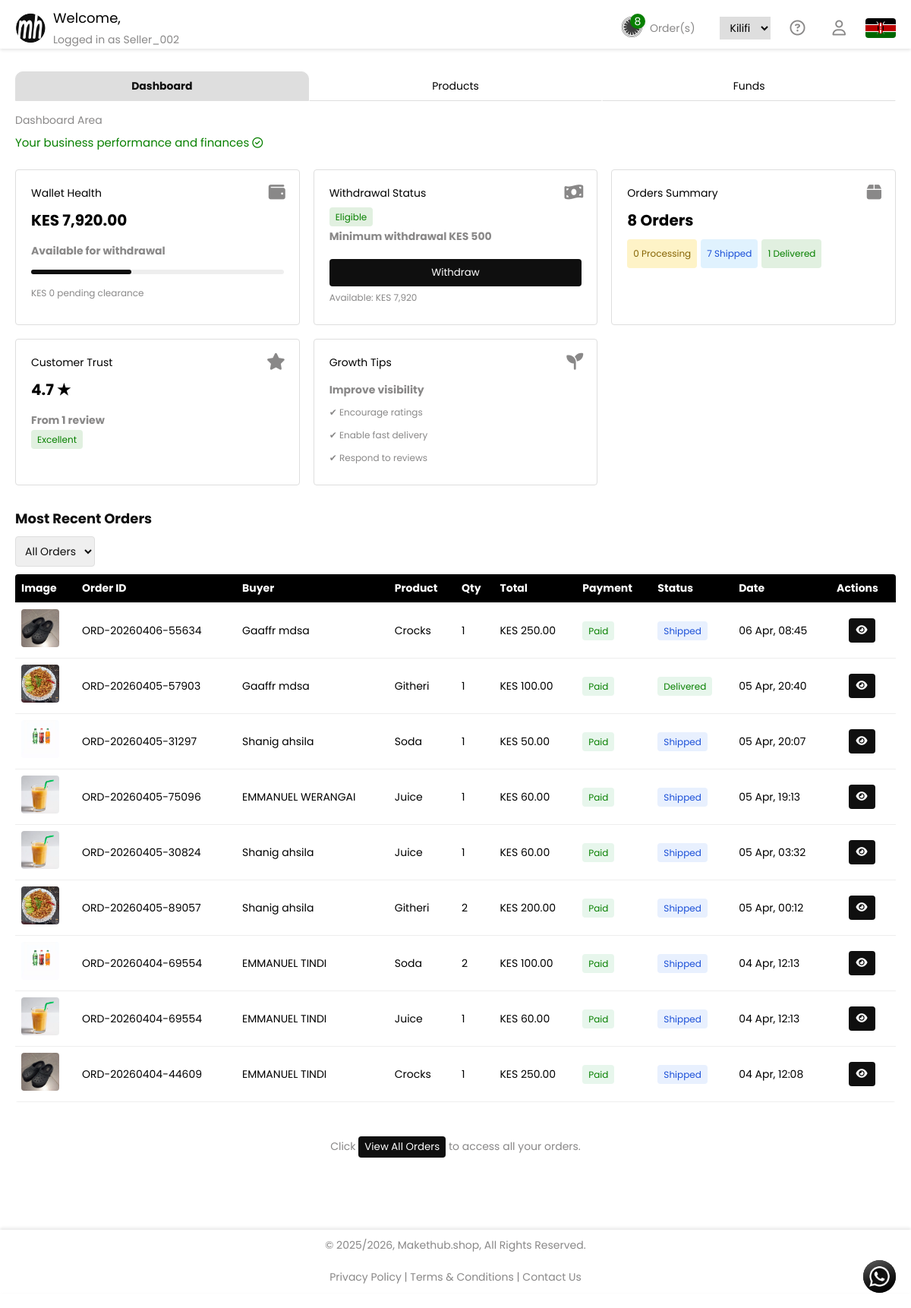
The app's page /propertyOwnerPage.php (signed in), older data.
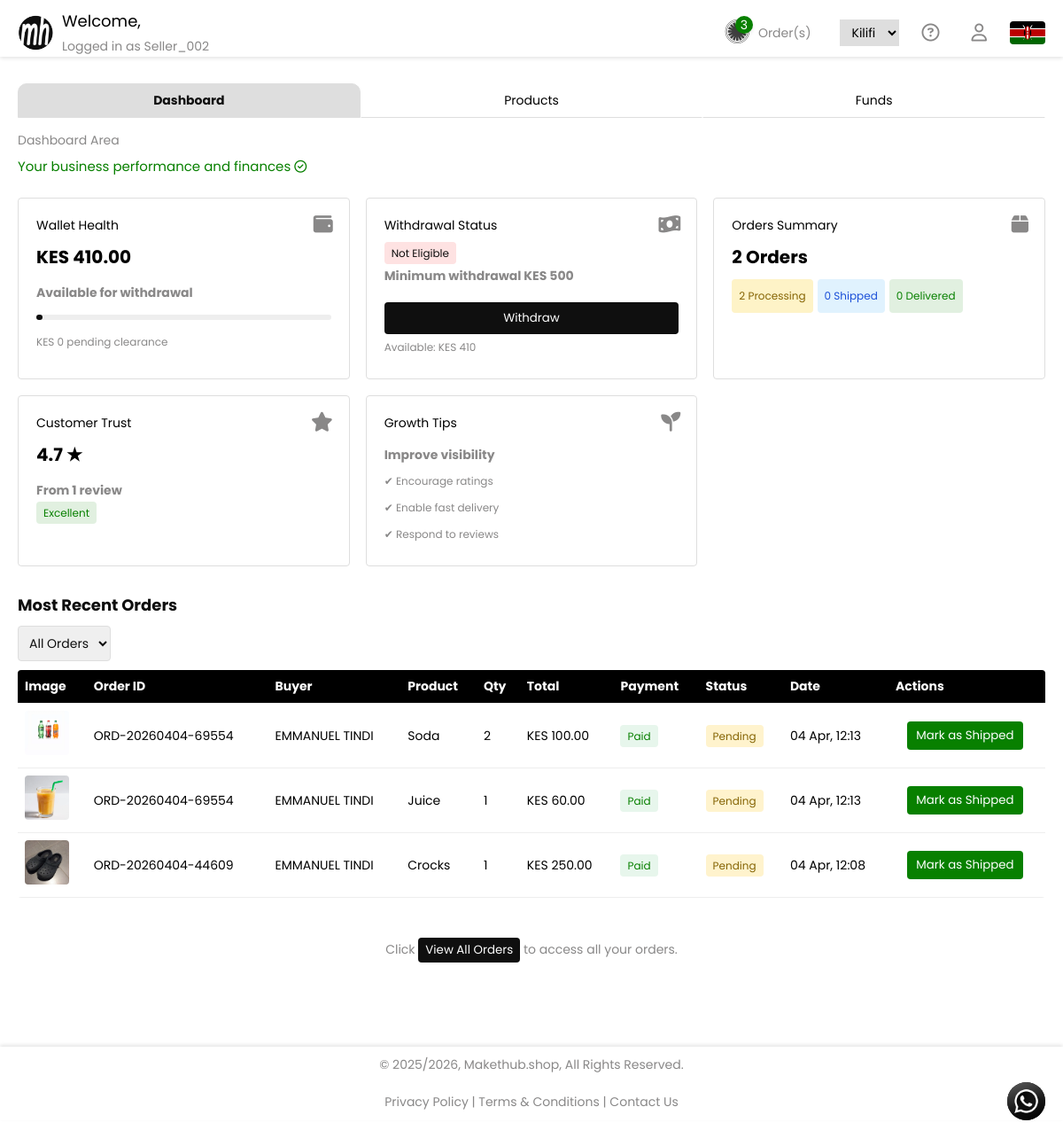
The same page, newer data.
### tables this page shows
CREATE TABLE `users` (
  `user_id` int(11) NOT NULL,
  `full_name` varchar(100) DEFAULT NULL,
  `username` varchar(100) NOT NULL,
  `email` varchar(255) NOT NULL,
  `phone` varchar(50) NOT NULL,
  `profile_image` varchar(255) DEFAULT NULL,
  `bio` text DEFAULT NULL,
  `password` varchar(255) NOT NULL,
  `account_type` enum('buyer','seller','sales_agent','administrator','property_owner') NOT NULL,
  `is_verified` tinyint(1) DEFAULT 0,
  `status` enum('active','suspended') DEFAULT 'active',
  `country` varchar(100) NOT NULL DEFAULT 'Kenya',
  `county` varchar(100) NOT NULL,
  `ward` varchar(100) NOT NULL,
  `address` varchar(150) DEFAULT NULL,
  `business_name` varchar(50) DEFAULT NULL,
  `business_model` varchar(50) DEFAULT NULL,
  `business_type` varchar(50) DEFAULT NULL,
  `market_scope` varchar(50) DEFAULT NULL,
  `created_at` timestamp NOT NULL DEFAULT current_timestamp(),
  `updated_at` timestamp NULL DEFAULT NULL,
  `agency_code` varchar(50) DEFAULT NULL,
  `referred_by` int(11) DEFAULT NULL,
  `agent_activated_at` datetime DEFAULT NULL,
  `subscription_expires_at` datetime DEFAULT NULL,
  `must_change_password` tinyint(1) DEFAULT 0,
  `economic_period_count` int(11) DEFAULT NULL,
  `is_system` tinyint(1) DEFAULT 0
);

CREATE TABLE `wallets` (
  `wallet_id` int(11) NOT NULL,
  `user_id` int(11) NOT NULL,
  `wallet_type` enum('sales','agency','sales_agent','property_owner','administrator','buyer','seller') NOT NULL,
  `balance` decimal(12,2) DEFAULT 0.00,
  `total_transacted` decimal(12,2) DEFAULT 0.00,
  `created_at` timestamp NULL DEFAULT current_timestamp(),
  `updated_at` timestamp NULL DEFAULT current_timestamp() ON UPDATE current_timestamp()
);

CREATE TABLE `order_items` (
  `item_id` int(11) NOT NULL,
  `order_id` int(11) NOT NULL,
  `product_id` int(11) NOT NULL,
  `seller_id` int(11) NOT NULL,
  `quantity` int(11) NOT NULL,
  `price` decimal(10,2) NOT NULL,
  `subtotal` decimal(10,2) NOT NULL,
  `order_status` enum('pending','processing','shipped','delivered','cancelled') DEFAULT 'pending',
  `shipped_at` datetime DEFAULT NULL,
  `delivered_at` datetime DEFAULT NULL,
  `payment_status` enum('pending','paid','failed') DEFAULT 'pending'
);

CREATE TABLE `productservicesrentals` (
  `product_id` int(11) NOT NULL,
  `user_id` int(11) NOT NULL,
  `product_name` varchar(255) NOT NULL,
  `category` varchar(100) NOT NULL,
  `price` decimal(10,2) NOT NULL,
  `stock_quantity` int(11) NOT NULL DEFAULT 0,
  `image_path` varchar(255) NOT NULL,
  `image_hash` varchar(32) DEFAULT NULL,
  `image_width` int(11) DEFAULT NULL,
  `image_height` int(11) DEFAULT NULL,
  `image_size_kb` int(11) DEFAULT NULL,
  `image_format` varchar(20) DEFAULT NULL,
  `status` enum('active','inactive') DEFAULT 'active',
  `created_at` timestamp NOT NULL DEFAULT current_timestamp(),
  `updated_at` timestamp NOT NULL DEFAULT current_timestamp() ON UPDATE current_timestamp(),
  `image_phash` varchar(32) DEFAULT NULL
);

CREATE TABLE `orders` (
  `order_id` int(11) NOT NULL,
  `order_code` varchar(50) DEFAULT NULL,
  `buyer_id` int(11) NOT NULL,
  `total_amount` decimal(10,2) NOT NULL,
  `created_at` timestamp NOT NULL DEFAULT current_timestamp()
);

### propertyOwnerPage.php (the view, shortened to what this page needs)
<?php
require_once 'connection.php';
$user_id = $_SESSION['user_id'];
function formatDate($date) {
    $timestamp = strtotime($date);
    $oneYear = 31536000;
    if (time() - $timestamp < $oneYear) {
        return date("d M, H:i", $timestamp);
    } else {
        return date("d M Y", $timestamp);
    }
}
function formatToK($number) {
  return number_format($number);
}
$query = "SELECT username, profile_image, county FROM users WHERE user_id = ? LIMIT 1";
$stmt = $conn->prepare($query);
$stmt->bind_param("i", $user_id);
$stmt->execute();
$result = $stmt->get_result();
$username = "User";
$profileImage = null;
$county = "Kilifi";
if ($result && $result->num_rows === 1) {
    $user = $result->fetch_assoc();
    if (!empty($user['username'])) {
        $username = $user['username'];
    }
    $profileImage = $user['profile_image'] ?? null;
    $county = $user['county'] ?? $county;
}
$username = trim($username);
$formattedUsername =
    strtoupper(substr($username, 0, 1)) .
    strtolower(substr($username, 1));
$safeUsername = htmlspecialchars($formattedUsername, ENT_QUOTES, 'UTF-8');
$defaultAvatar = "Images/Makethub Logo.avif";
if (!empty($profileImage) && file_exists($profileImage)) {
    $safeProfileImage = htmlspecialchars($profileImage, ENT_QUOTES, 'UTF-8');
} else {
    $safeProfileImage = $defaultAvatar;
}
$sellerOrders = [];
$stmt = $conn->prepare("
  SELECT
    o.order_id,
    o.order_code,
    o.created_at,
    u.full_name AS buyer_name,
    oi.item_id,
    oi.product_id,
    oi.quantity,
    oi.price,
    oi.subtotal,
    oi.order_status,
    oi.shipped_at,
    oi.delivered_at,
    oi.payment_status,
    p.product_name,
    p.image_path,
    (oi.quantity * oi.price) AS seller_total
  FROM order_items oi
  JOIN orders o ON oi.order_id = o.order_id
  JOIN users u ON o.buyer_id = u.user_id
  JOIN productservicesrentals p ON oi.product_id = p.product_id
  WHERE oi.seller_id = ?
  ORDER BY o.created_at DESC
");
$stmt->bind_param("i", $user_id);
$stmt->execute();
$result = $stmt->get_result();
if ($result) {
  while ($row = $result->fetch_assoc()) {
      $sellerOrders[] = $row;
  }
}
$countStmt = $conn->prepare("
    SELECT COUNT(*) AS activeOrders
    FROM order_items
    WHERE seller_id = ? AND order_status != 'delivered'
");
$countStmt->bind_param("i", $user_id);
$countStmt->execute();
$countResult = $countStmt->get_result();
$activeOrders = 0;
if ($countResult && $countResult->num_rows === 1) {
    $row = $countResult->fetch_assoc();
    $activeOrders = (int)$row['activeOrders'];
}
$displayCount = $activeOrders > 9 ? "9+" : $activeOrders;
$walletType = 'seller';
$stmt = $conn->prepare("
  SELECT balance
  FROM wallets
  WHERE user_id = ? AND wallet_type = ?
  LIMIT 1
");
$stmt->bind_param("is", $user_id, $walletType);
$stmt->execute();
$stmt->bind_result($walletBalance);
$minWithdrawal = 500;
$isEligible = $walletBalance >= $minWithdrawal;
$withdrawStatus = $isEligible ? "Eligible" : "Not Eligible";
$withdrawClass = $isEligible ? "green" : "red";
$stmt = $conn->prepare("
  SELECT
    COUNT(DISTINCT oi.order_id) AS total_orders,
    COUNT(DISTINCT CASE WHEN oi.order_status = 'pending' THEN oi.order_id END) AS processing_orders,
    COUNT(DISTINCT CASE WHEN oi.order_status = 'shipped' THEN oi.order_id END) AS shipped_orders,
    COUNT(DISTINCT CASE WHEN oi.order_status = 'delivered' THEN oi.order_id END) AS delivered_orders
  FROM order_items oi
  WHERE oi.seller_id = ?
");
$stmt->bind_param("i", $user_id);
$stmt->execute();
$result = $stmt->get_result();
$row = $result->fetch_assoc();
$totalOrders      = $row['total_orders'] ?? 0;
$processingOrders = $row['processing_orders'] ?? 0;
$shippedOrders    = $row['shipped_orders'] ?? 0;
$deliveredOrders  = $row['delivered_orders'] ?? 0;
?>
<!DOCTYPE html>
<html lang="en">
<head>
  <link rel="stylesheet" href="assets/css/general.css">
  <link rel="stylesheet" href="https://cdnjs.cloudflare.com/ajax/libs/font-awesome/6.5.1/css/all.min.css">
</head>
<body>
  <div class="container">
    <header class="pgHeader">
      <section>
        <div class="sContainer">
          <img src="<?php echo $safeProfileImage; ?>" alt="Profile" class="avatar-img">
          <p class="wcmTxt">
            Welcome,<br>
            <span>Logged in as <?php echo $safeUsername; ?></span>
          </p>
        </div>
        <div class="rhs">
          <a class="lkOdr" onclick="toggleSellerOrdersTrack()">
            <div class="odrIconDiv">
              <i class="fa-brands fa-first-order-alt"></i>
              <p><?= $displayCount ?></p>
            </div>
            <p>Order(s)</p>
          </a>
          <select name="county" id="ward">
            <option value="<?= htmlspecialchars($county) ?>" selected>
              <?= htmlspecialchars($county) ?>
            </option>
          </select>
          <a href="helpCentre.php" class="help-icon">
            <i class="fa-regular fa-circle-question"></i>
          </a>
          <div class="profile-icon">
            <i class="fa-regular fa-user" onclick="toggleProfileOption()"></i>
          </div>
          <img src="Images/Kenya Flag.png" alt="Kenya Flag" width="40">
        </div>
      </section>
    </header>
    <div id="whatsapp-button" onclick="toggleWhatsAppChat()">
      <img src="Images/Makethub WhatsApp Icon.avif" width="45" alt="Chat with us on WhatsApp">
    </div>
    <main class="buyerMain" id="sellerMain">
      <div class="tabs-container" id="toggleMarketTypeTab">
        <div class="tabs">
          <button class="tab-btn" data-tab="dashboard">Dashboard</button>
          <button class="tab-btn" data-tab="products">Products</button>
          <button class="tab-btn" data-tab="funds">Funds</button>
        </div>
        <div class="tab-content">
          <div id="dashboard" class="tab-panel">
            <p>Dashboard Area <br><strong>Your business performance and finances <i class="fa-regular fa-circle-check"></i></strong></p>
            <div class="containerInner">
              <div class="grid">
                <div class="card">
                  <i class="fa fa-wallet icon"></i>
                  <h3>Wallet Health</h3>
                  <div class="stat">KES <?= number_format($walletBalance, 2) ?></div>
                  <p class="meta">Available for withdrawal</p>
                  <div class="progress">
                    <span style="width:<?= min(($walletBalance/20000)*100,100) ?>%"></span>
                  </div>
                  <p class="small">KES 0 pending clearance</p>
                </div>
                <div class="card">
                  <i class="fa fa-money-bill-wave icon"></i>
                  <h3>Withdrawal Status</h3>
                  <span class="badge <?= $withdrawClass ?>">
                    <?= $withdrawStatus ?>
                  </span>
                  <p class="meta">
                    Minimum withdrawal KES 500
                  </p>
                  <div class="actions">
                    <button
                      onclick="togglePaymentOption()"
                      <?= !$isEligible ? 'disabled' : '' ?>
                    >
                      Withdraw
                    </button>
                  </div>
                  <p class="small">
                    Available: KES <?= number_format($walletBalance) ?>
                  </p>
                </div>
                <div class="card">
                  <i class="fa fa-box icon"></i>
                  <h3>Orders Summary</h3>
                  <div class="stat">
                      <?= formatToK($totalOrders) ?> <?= $totalOrders == 1 ? 'Order' : 'Orders' ?>
                  </div>
                  <p class="meta">
                      <span class="badge yellow"><?= $processingOrders ?> <?= $processingOrders == 1 ? 'Processing' : 'Processing' ?></span>
                      <span class="badge blue"><?= $shippedOrders ?> <?= $shippedOrders == 1 ? 'Shipped' : 'Shipped' ?></span>
                      <span class="badge green"><?= $deliveredOrders ?> <?= $deliveredOrders == 1 ? 'Delivered' : 'Delivered' ?></span>
                  </p>
                </div>
                <div class="card">
                  <i class="fa fa-star icon"></i>
                  <h3>Customer Trust</h3>
                  <div class="stat">4.7 ★</div>
                  <p class="meta">From 1 review</p>
                  <span class="badge green">Excellent</span>
                </div>
                <div class="card">
                  <i class="fa fa-seedling icon"></i>
                  <h3>Growth Tips</h3>
                  <p class="meta">Improve visibility</p>
                  <p class="small">
                    ✔ Encourage ratings<br>
                    ✔ Enable fast delivery<br>
                    ✔ Respond to reviews
                  </p>
                </div>
              </div>
            </div>
          </div>
        </div>
      </div>
      <h1>Most Recent Orders</h1>
      <div class="filter-bar">
        <select id="statusFilter">
          <option value="all">All Orders</option>
        </select>
      </div>
      <div class="table-wrapper sellerOrdersTrack">
        <table id="ordersTable">
          <thead>
            <tr>
              <th>Image</th>
              <th>Order ID</th>
              <th>Buyer</th>
              <th>Product</th>
              <th>Qty</th>
              <th>Total</th>
              <th>Payment</th>
              <th>Status</th>
              <th>Date</th>
              <th>Actions</th>
            </tr>
          </thead>
          <tbody>
          <?php
          if (!empty($sellerOrders)) {
              foreach ($sellerOrders as $order) {
                  $total = number_format($order['seller_total'], 2);
                  $date = formatDate($order['created_at']);
                  $paymentStatus = strtolower($order['payment_status'] ?? '');
                  $paymentClass = $paymentStatus === 'paid' ? 'paid' : 'pending';
                  $paymentLabel = ucfirst($paymentStatus ?: 'Pending');
                  $statusClass = strtolower($order['order_status'] ?? '');
                  $statusLabel = ucfirst($order['order_status'] ?? 'Pending');
                  $statusTooltip = '';
                  if (!empty($order['shipped_at'])) {
                      $statusTooltip .= "Shipped: " . date("d M Y H:i", strtotime($order['shipped_at']));
                  }
                  if (!empty($order['delivered_at'])) {
                      if ($statusTooltip) $statusTooltip .= "\n";
                      $statusTooltip .= "Delivered: " . date("d M Y H:i", strtotime($order['delivered_at']));
                  }
                  $productImage = !empty($order['image_path']) && file_exists($order['image_path'])
                                  ? htmlspecialchars($order['image_path'])
                                  : "Images/Makethub Logo.avif";
                  echo "<tr data-status=\"{$order['order_status']}\">
                          <td><img src='{$productImage}' alt='Product Image' style='width:50px;height:50px;object-fit:cover;border-radius:4px;'></td>
                          <td>{$order['order_code']}</td>
                          <td>".htmlspecialchars($order['buyer_name'])."</td>
                          <td>".htmlspecialchars($order['product_name'])."</td>
                          <td>{$order['quantity']}</td>
                          <td>KES {$total}</td>
                          <td><span class='badge {$paymentClass}'>{$paymentLabel}</span></td>
                          <td><span class='badge {$statusClass}' title=\"".htmlspecialchars($statusTooltip)."\">{$statusLabel}</span></td>
                          <td>{$date}</td>
                          <td class='actions'>
                        <div>";
                  if ($statusClass === 'pending') {
                    echo "<button class='btn-ship' data-id='{$order['order_id']}'>Mark&nbsp;as&nbsp;Shipped</button>";
                  } else {
                    echo "<button class='btn-view'><i class='fa-solid fa-eye'></i></button>";
                  }
                  echo "      </div>
                          </td>
                        </tr>";
              }
          } else {
            echo "<tr>
                    <td colspan='10' style='text-align:center; color:#888;'>No data available in table</td>
                  </tr>";
            }
          ?>
          </tbody>
        </table>
      </div>
      <p class="toggleOrdersOrMarket">Click <button href="" onclick="toggleSellerOrdersTrack()">View&nbsp;All&nbsp;Orders</button> to access all your orders.</p>
    </main>
        <footer>
      <p>&copy; 2025/2026, Makethub.shop, All Rights Reserved.</p><br>
      <p>
        <a href="privacy.php">Privacy Policy</a> |
        <a href="terms.php">Terms & Conditions</a> |
        <a href="contact.php">Contact Us</a>
      </p>
    </footer>
  </div>
</body>
</html>

Row changes from the older to the newer data that the page shows:
removed order_items: product.image_path (picture), order.order_code "ORD-20260406-55634", users.full_name "Gaaffr mdsa", product.product_name "Crocks", quantity "1", total "250.00", payment_status "Paid", order_status "Shipped", order.created_at "06 Apr, 08:45"
removed order_items: product.image_path (picture), order.order_code "ORD-20260405-57903", users.full_name "Gaaffr mdsa", product.product_name "Githeri", quantity "1", total "100.00", payment_status "Paid", order_status "Delivered", order.created_at "05 Apr, 20:40"
removed order_items: product.image_path (picture), order.order_code "ORD-20260405-31297", users.full_name "Shanig ahsila", product.product_name "Soda", quantity "1", total "50.00", payment_status "Paid", order_status "Shipped", order.created_at "05 Apr, 20:07"
removed order_items: product.image_path (picture), order.order_code "ORD-20260405-75096", users.full_name "EMMANUEL WERANGAI", product.product_name "Juice", quantity "1", total "60.00", payment_status "Paid", order_status "Shipped", order.created_at "05 Apr, 19:13"
removed order_items: product.image_path (picture), order.order_code "ORD-20260405-30824", users.full_name "Shanig ahsila", product.product_name "Juice", quantity "1", total "60.00", payment_status "Paid", order_status "Shipped", order.created_at "05 Apr, 03:32"
removed order_items: product.image_path (picture), order.order_code "ORD-20260405-89057", users.full_name "Shanig ahsila", product.product_name "Githeri", quantity "2", total "200.00", payment_status "Paid", order_status "Shipped", order.created_at "05 Apr, 00:12"
changed wallets: balance "7,920.00" → "410.00"; balance "Eligible" → "Not Eligible"; balance "7,920" → "410"
changed order_items "Soda": order_status "Shipped" → "Pending"; now shows "Mark as Shipped"
changed order_items "Juice": order_status "Shipped" → "Pending"; now shows "Mark as Shipped"
changed order_items "ORD-20260404-44609": order_status "Shipped" → "Pending"; now shows "Mark as Shipped"
Text that changed along with them:
$displayCount: "8" → "3"
formatToK($totalOrders): "8" → "2"
$processingOrders: "0" → "2"
$shippedOrders: "7" → "0"
$deliveredOrders: "1" → "0"
